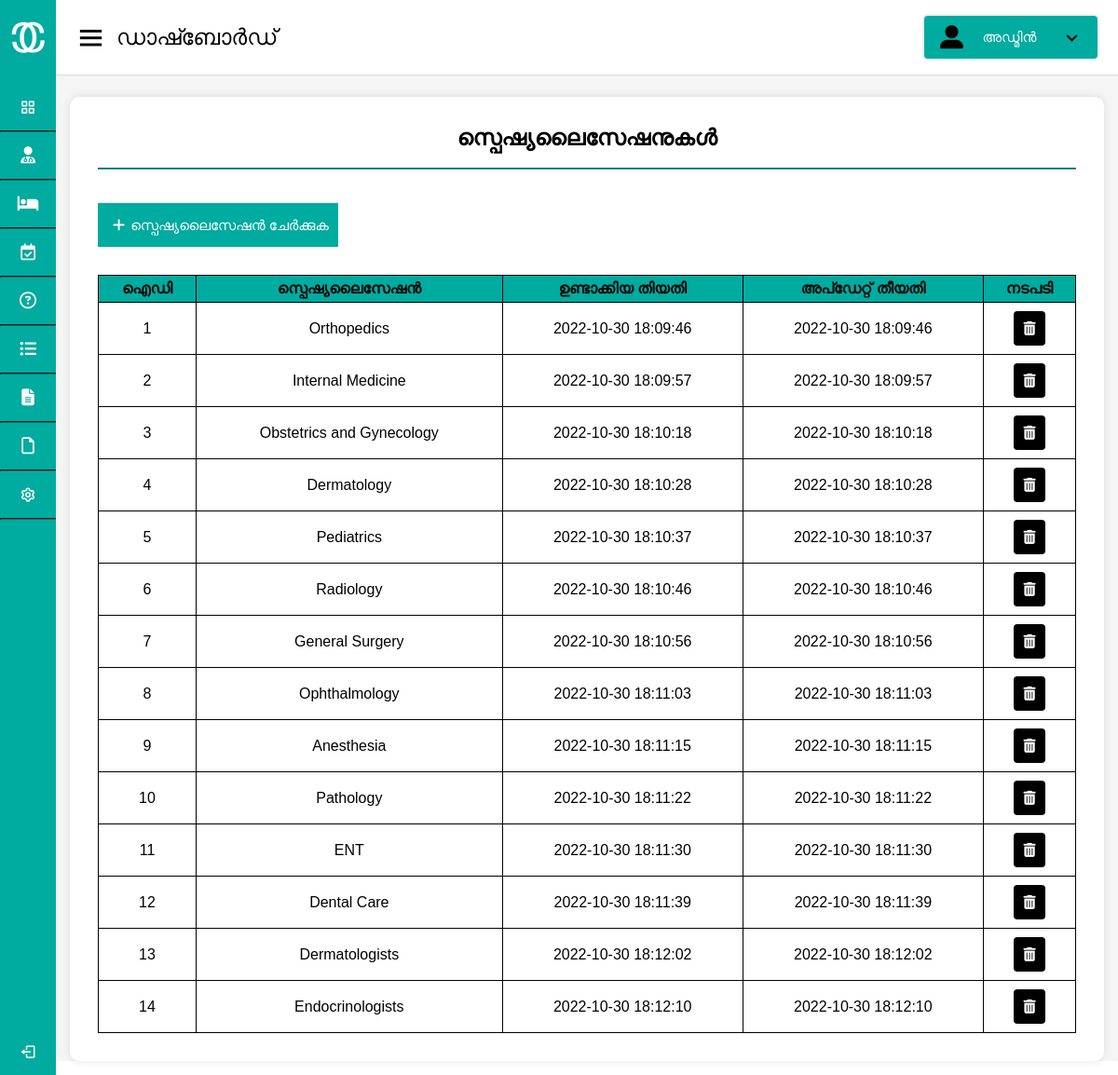
The app's page /lang/Admin/specializations.php with its own data.
### tables this page shows
CREATE TABLE `doctorspecilization` (
  `id` int(11) NOT NULL,
  `specialization` varchar(255) DEFAULT NULL,
  `creationDate` timestamp NULL DEFAULT current_timestamp(),
  `updationDate` timestamp NULL DEFAULT NULL ON UPDATE current_timestamp()
);

### lang/Admin/specializations.php (the view, shortened to what this page needs)
<!DOCTYPE html>
<html lang="en" dir="ltr">
  <head>
    <link rel="stylesheet" href="style.css" />
    <link href="https://unpkg.com/boxicons@2.0.7/css/boxicons.min.css" rel="stylesheet" />
  </head>
  <body onload="onload()">
    <div class="sidebar">
      <div class="logo-details">
        <img src="logo.png" alt="logo">
        <span class="logo_name">ക്യൂർക്കണെക്റ്റ്</span>
      </div>
      <ul class="nav-links">
        <li>
          <a href="index.html" >
            <i class="bx bx-grid-alt"></i>
            <span class="links_name">ഡാഷ്ബോർഡ്</span>
          </a>
        </li>
        <hr>
        <li>
          <a href="doctors.php">
            <i class="fa-solid fa-user-doctor"></i>
            <span class="links_name">ഡോക്ടർമാർ</span>
          </a>
          </li>
          <hr>
        <li>
          <a href="patients.php">
            <i class="fa-solid fa-bed"></i>
            <span class="links_name">രോഗികൾ</span>
          </a>
        </li>
        <hr>
        <li>
          <a href="appointments.php">
            <i class="fa-regular fa-calendar-check"></i>
            <span class="links_name">അപ്പോയിന്റ്മെന്റുകൾ</span>
          </a>
        </li>
        <hr>
        <li>
          <a href="queries.html">
            <i class="fa-regular fa-circle-question"></i>
            <span class="links_name">അന്വേഷണങ്ങൾ</span>
          </a>
        </li>
        <hr>
        <li>
          <a href="session-logs.html">
            <i class="fa-solid fa-list-ul"></i>
            <span class="links_name">സെഷൻ <br>ലോഗുകൾ</span>
          </a>
        </li>
        <hr>
        <li>
          <a href="report.html">
            <i class="fa-solid fa-file-lines"></i>
            <span class="links_name">റിപ്പോർട്ടുകൾ</span>
          </a>
        </li>
        <hr>
        <li>
          <a href="pages.html">
            <i class="fa-regular fa-file"></i>
            <span class="links_name">പേജുകൾ</span>
          </a>
        </li>
        <hr>
        <li>
          <a href="settings.html">
            <i class="bx bx-cog"></i>
            <span class="links_name">സെറ്റിംഗ്സ്</span>
          </a>
        </li>
        <hr>
        <li class="log_out">
          <a href="logout.php">
            <i class="bx bx-log-out"></i>
            <span class="links_name">ലോഗ് ഔട്ട്</span>
          </a>
        </li>
      </ul>
    </div>
    <section class="home-section">
      <nav>
        <div class="sidebar-button">
          <i class="bx bx-menu sidebarBtn"></i>
          <span class="dashboard">ഡാഷ്ബോർഡ്</span>
        </div>
        <button class="profile-details dropbtn dropdown" onclick="toggleDropdown()">
          <i class="fa-solid fa-user-large"></i>
          <span class="admin_name">അഡ്മിൻ</span>
          <i class="bx bx-chevron-down"></i>
        </button>
      </nav>
      <div class="home-content">
              <div class="main ">
                <div class="main-head">
            <h2>സ്പെഷ്യലൈസേഷനുകൾ</h2><br><hr><br><br>
            <a href="add-specialization.html"><button><i class="fa-solid fa-plus"></i>സ്പെഷ്യലൈസേഷൻ ചേർക്കുക</button></a>
            </div>
          <div class="table-container">
<table>
  <tr>
      <th>ഐഡി</th>
      <th>സ്പെഷ്യലൈസേഷൻ</th>
      <th>ഉണ്ടാക്കിയ തിയതി</th>
      <th>അപ്ഡേറ്റ് തീയതി</th>
      <th>നടപടി</th>
    </tr>
  <?php
$servername = "localhost";
$username = "root";
$password = '';
$dbname = "hms";
$conn = new mysqli($servername, $username, $password, $dbname);
$sql = "SELECT * FROM doctorspecilization ";
$result = $conn->query($sql);
if ($result->num_rows > 0) {
    while ($row = $result->fetch_assoc()) {
        echo "<tr>";
        echo "<td>" . $row['id'] . "</td>";;
        echo "<td>" . $row['specialization'] . "</td>";
        echo "<td>" . $row['creationDate'] . "</td>";
        echo "<td>" . $row['updationDate'] . "</td>";
        echo "<td>
                <a href='delete_specia.php? deleteid=".$row['id']."'>
                <button class='delete'><i class='fas fa-trash-can'></i></button>
                </a>
              </td>";
        echo "</tr>";
    }
} else {
    echo "<tr><td colspan='7'>No appointments found</td></tr>";
}
?>
</table>
</div>
              </div>
              </div>
  </body>
</html>

### lang/Admin/style.css (style rules this page uses)
:root { --light-primary-color: white; --light-secondary-color: #6c757d; --light-main-color: #00ab9f; }
* { margin: 0; padding: 0; box-sizing: border-box; font-family: 'Poppins', sans-serif; text-decoration: none; }
.sidebar { position: fixed; height: 100%; width: 240px; background: #00ab9f; transition: all 0.5s ease; }
.light-mode .sidebar hr { border-color: #15706a; }
.sidebar .logo-details { height: 80px; display: flex; align-items: center; }
.sidebar .logo-details img { width: 40px; height: auto; margin: 10px; }
.sidebar .logo-details .logo_name { color: #fff; font-size: 24px; font-weight: 500; }
.sidebar .nav-links { margin-top: 10px; }
.sidebar .nav-links li { position: relative; list-style: none; height: 50px; }
.sidebar .nav-links li a { color: white; }
.light-mode .sidebar .nav-links li a { background-color: #00ab9f; }
.sidebar .nav-links li a { height: 100%; width: 100%; display: flex; align-items: center; }
.sidebar .nav-links li i { min-width: 60px; text-align: center; font-size: 18px; }
.sidebar .nav-links li a .links_name { font-size: 15px; font-weight: 400; white-space: nowrap; }
.sidebar .nav-links .log_out { position: absolute; bottom: 0; width: 100%; }
.light-mode .home-section { background: #f5f5f5; }
.home-section { position: relative; min-height: 100vh; width: calc(100% - 240px); left: 240px; transition: all 0.5s ease; }
.light-mode .home-section nav { background: #fff; }
.home-section nav { display: flex; justify-content: space-between; height: 80px; display: flex; align-items: center; position: fixed; width: calc(100% - 240px); left: 240px; z-index: 100; padding: 0 20px; box-shadow: 0 1px 1px rgba(0, 0, 0, 0.1); transition: all 0.5s ease; }
.home-section nav .sidebar-button { display: flex; align-items: center; font-size: 24px; font-weight: 500; }
nav .sidebar-button i { font-size: 35px; margin-right: 10px; }
.profile-details { position: relative; }
.dropbtn { cursor: pointer; }
.light-mode .home-section nav .profile-details { background: #00ab9f; border-color: #EFEEF1; }
.home-section nav .profile-details { display: flex; align-items: center; color: white; border: 2px solid; border-radius: 6px; height: 50px; min-width: 190px; padding: 0 15px 0 2px; justify-content: space-between; }
nav .profile-details .admin_name { font-size: 15px; font-weight: 500; margin: 0 10px; white-space: nowrap; padding-left: 10px; }
nav .profile-details i { padding-left: 15px; font-size: 25px; color: black; }
.home-section .home-content { position: relative; padding-top: 104px; }
@media (max-width: 1240px) { .sidebar { width: 60px; } }
@media (max-width: 1240px) { .home-section { width: calc(100% - 60px); left: 60px; } }
@media (max-width: 1240px) { .home-section nav { width: calc(100% - 60px); left: 60px; } }
.light-mode .main { background-color: white; }
.main { margin: 15px; margin-top: 0; padding: 30px; box-shadow: 0px 0px 10px rgba(0, 0, 0, 0.1); border-radius: 10px; }
.light-mode .main button { background-color: #00ab9f; color: white; }
.main button { font-size: 15px; font-weight: 500; border: none; padding: 10px; grid-column: span 2; }
.main h2 { text-align: center; }
.main hr { border-color: #00ab9f; }
.main-head { display: block; width: 100%; }
.main table { width: 100%; border-collapse: collapse; }
.main th, .main td { border: 1px solid black; padding: 5px; text-align: center; text-overflow: auto; padding: 5px; white-space: nowrap; }
.main th { background-color: #00ab9f; color: black; }
.main tr button { ; padding: 3px auto auto; border: none; border-radius: 4px; margin: 4px; }
.table-container { overflow-y: auto; }
.light-mode .main tr button.delete { background-color: black; }
.main-head button { margin-bottom: 30px; }
.main-head i { padding: 6px; }

### records on screen
doctorspecilization: id "1", specialization "Orthopedics", creationDate "2022-10-30 18:09:46", updationDate "2022-10-30 18:09:46"
doctorspecilization: id "2", specialization "Internal Medicine", creationDate "2022-10-30 18:09:57", updationDate "2022-10-30 18:09:57"
doctorspecilization: id "3", specialization "Obstetrics and Gynecology", creationDate "2022-10-30 18:10:18", updationDate "2022-10-30 18:10:18"
doctorspecilization: id "4", specialization "Dermatology", creationDate "2022-10-30 18:10:28", updationDate "2022-10-30 18:10:28"
doctorspecilization: id "5", specialization "Pediatrics", creationDate "2022-10-30 18:10:37", updationDate "2022-10-30 18:10:37"
doctorspecilization: id "6", specialization "Radiology", creationDate "2022-10-30 18:10:46", updationDate "2022-10-30 18:10:46"
doctorspecilization: id "7", specialization "General Surgery", creationDate "2022-10-30 18:10:56", updationDate "2022-10-30 18:10:56"
doctorspecilization: id "8", specialization "Ophthalmology", creationDate "2022-10-30 18:11:03", updationDate "2022-10-30 18:11:03"
doctorspecilization: id "9", specialization "Anesthesia", creationDate "2022-10-30 18:11:15", updationDate "2022-10-30 18:11:15"
doctorspecilization: id "10", specialization "Pathology", creationDate "2022-10-30 18:11:22", updationDate "2022-10-30 18:11:22"
doctorspecilization: id "11", specialization "ENT", creationDate "2022-10-30 18:11:30", updationDate "2022-10-30 18:11:30"
doctorspecilization: id "12", specialization "Dental Care", creationDate "2022-10-30 18:11:39", updationDate "2022-10-30 18:11:39"
doctorspecilization: id "13", specialization "Dermatologists", creationDate "2022-10-30 18:12:02", updationDate "2022-10-30 18:12:02"
doctorspecilization: id "14", specialization "Endocrinologists", creationDate "2022-10-30 18:12:10", updationDate "2022-10-30 18:12:10"
